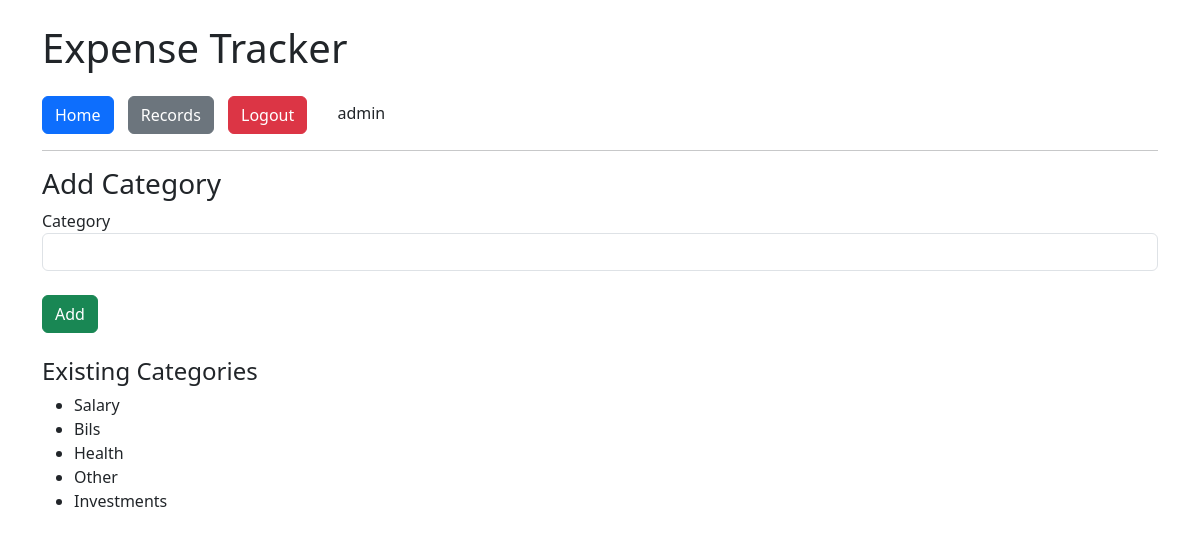
The app's page /categories/ (signed in), older data.
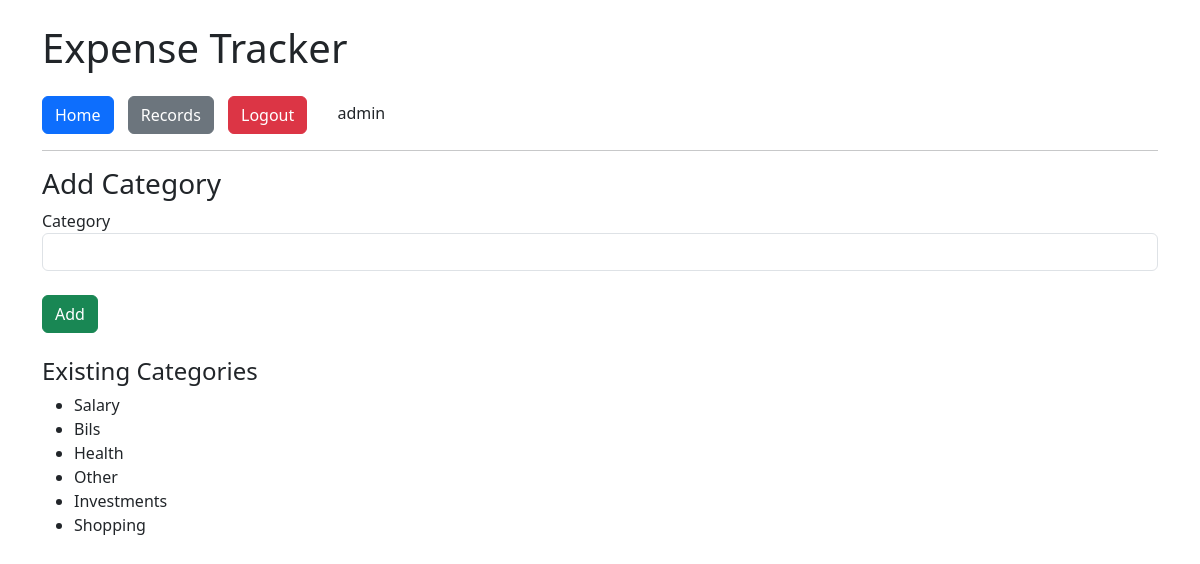
The same page, newer data.
### models/models.py (models this page shows, shortened)
class Category(db.Model):
    id = db.Column(db.Integer, primary_key=True)
    name = db.Column(db.String(50), nullable=False)
    user_id = db.Column(db.Integer, db.ForeignKey("user.id"), nullable=False)

### routes/categories.py (the view)
@categories_bp.route("/", methods=["GET", "POST"])
@login_required
def add_category():
    if request.method == "POST":
        category = Category(name=request.form["category"], user_id=current_user.id)
        db.session.add(category)
        db.session.commit()
        return redirect(url_for("categories.add_category"))
    categories = Category.query.filter_by(user_id=current_user.id).all()
    return render_template("add_category.html", categories=categories)

### app.py (called while the page is built)
def create_app():
    app = Flask(__name__)
    app.config.from_object(Config)
    db.init_app(app)
    from routes.auth import auth_bp
    from routes.home import home_bp
    from routes.records import records_bp
    from routes.categories import categories_bp
    app.register_blueprint(auth_bp)
    app.register_blueprint(home_bp)
    app.register_blueprint(records_bp)
    app.register_blueprint(categories_bp)
    login_manager = LoginManager()
    login_manager.init_app(app)
    login_manager.login_view = "auth.login"
    @login_manager.user_loader
    def load_user(user_id):
        return User.query.get(int(user_id))
    return app

### templates/add_category.html
{% extends "base.html" %}
{% block content %}
<h3>Add Category</h3>
<form method="POST">
    <label>Category</label>
    <input type="text" name="category" class="form-control" required>
    <br>
    <button type="submit" class="btn btn-success">Add</button>
</form>
<h4 class="mt-4">Existing Categories</h4>
<ul>
    {% for cat in categories %}
        <li>{{ cat.name }}</li>
    {% endfor %}
</ul>
{% endblock %}

Row changes from the older to the newer data that the page shows:
added Category: name "Shopping"
